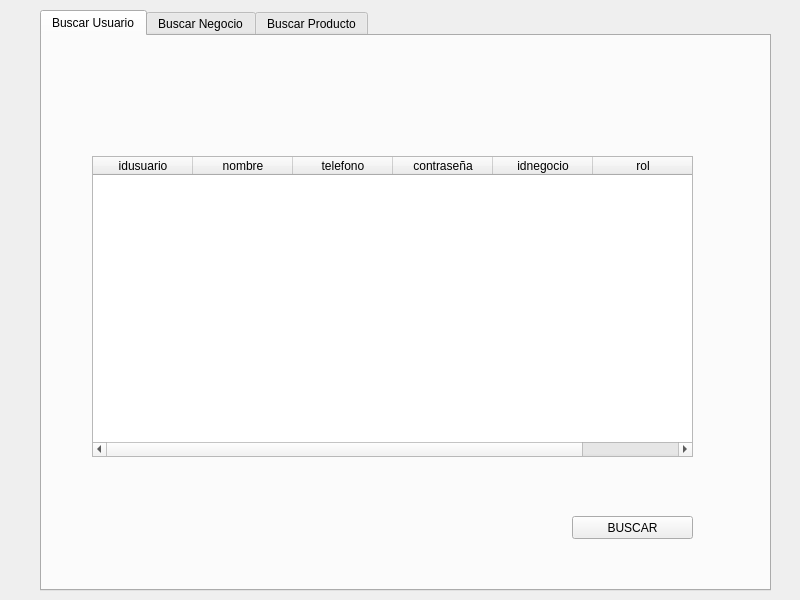
<?xml version="1.0" encoding="UTF-8"?>
<ui version="4.0">
 <class>MainWindow</class>
 <widget class="QMainWindow" name="MainWindow">
  <property name="geometry">
   <rect>
    <x>0</x>
    <y>0</y>
    <width>800</width>
    <height>600</height>
   </rect>
  </property>
  <property name="windowTitle">
   <string>MainWindow</string>
  </property>
  <widget class="QWidget" name="centralwidget">
   <widget class="QTabWidget" name="tabWidget">
    <property name="geometry">
     <rect>
      <x>40</x>
      <y>10</y>
      <width>731</width>
      <height>581</height>
     </rect>
    </property>
    <property name="currentIndex">
     <number>0</number>
    </property>
    <widget class="QWidget" name="tab">
     <attribute name="title">
      <string>Buscar Usuario</string>
     </attribute>
     <widget class="QTableWidget" name="tableUsuario">
      <property name="geometry">
       <rect>
        <x>50</x>
        <y>120</y>
        <width>601</width>
        <height>301</height>
       </rect>
      </property>
      <property name="styleSheet">
       <string notr="true">font: 75 14pt &quot;MS Shell Dlg 2&quot;;</string>
      </property>
      <column>
       <property name="text">
        <string>idusuario</string>
       </property>
      </column>
      <column>
       <property name="text">
        <string>nombre</string>
       </property>
      </column>
      <column>
       <property name="text">
        <string>telefono</string>
       </property>
      </column>
      <column>
       <property name="text">
        <string>contraseña</string>
       </property>
      </column>
      <column>
       <property name="text">
        <string>idnegocio</string>
       </property>
      </column>
      <column>
       <property name="text">
        <string>rol</string>
       </property>
      </column>
     </widget>
     <widget class="QPushButton" name="BotonBuscarUsuario">
      <property name="geometry">
       <rect>
        <x>530</x>
        <y>480</y>
        <width>121</width>
        <height>23</height>
       </rect>
      </property>
      <property name="styleSheet">
       <string notr="true">font: 75 14pt &quot;MS Shell Dlg 2&quot;;</string>
      </property>
      <property name="text">
       <string>BUSCAR</string>
      </property>
     </widget>
    </widget>
    <widget class="QWidget" name="tab_2">
     <attribute name="title">
      <string>Buscar Negocio</string>
     </attribute>
     <widget class="QTableWidget" name="tableNegocio">
      <property name="geometry">
       <rect>
        <x>0</x>
        <y>140</y>
        <width>681</width>
        <height>311</height>
       </rect>
      </property>
      <property name="styleSheet">
       <string notr="true">font: 75 12pt &quot;MS Shell Dlg 2&quot;;</string>
      </property>
      <column>
       <property name="text">
        <string> nombnegocio</string>
       </property>
      </column>
      <column>
       <property name="text">
        <string>idnegocio</string>
       </property>
      </column>
     </widget>
     <widget class="QLabel" name="label">
      <property name="geometry">
       <rect>
        <x>20</x>
        <y>73</y>
        <width>71</width>
        <height>31</height>
       </rect>
      </property>
      <property name="styleSheet">
       <string notr="true">font: 75 14pt &quot;MS Shell Dlg 2&quot;;</string>
      </property>
      <property name="text">
       <string>Codigo</string>
      </property>
     </widget>
     <widget class="QLineEdit" name="textoCodigo">
      <property name="geometry">
       <rect>
        <x>100</x>
        <y>80</y>
        <width>113</width>
        <height>20</height>
       </rect>
      </property>
     </widget>
     <widget class="QPushButton" name="BotonBuscarNegocio">
      <property name="geometry">
       <rect>
        <x>514</x>
        <y>510</y>
        <width>121</width>
        <height>23</height>
       </rect>
      </property>
      <property name="styleSheet">
       <string notr="true">font: 75 14pt &quot;MS Shell Dlg 2&quot;;</string>
      </property>
      <property name="text">
       <string>BUSCAR</string>
      </property>
     </widget>
    </widget>
    <widget class="QWidget" name="tab_3">
     <attribute name="title">
      <string>Buscar Producto</string>
     </attribute>
     <widget class="QTableWidget" name="tableProducto">
      <property name="geometry">
       <rect>
        <x>5</x>
        <y>91</y>
        <width>671</width>
        <height>331</height>
       </rect>
      </property>
      <property name="styleSheet">
       <string notr="true">font: 75 12pt &quot;MS Shell Dlg 2&quot;;</string>
      </property>
      <column>
       <property name="text">
        <string>nomproducto</string>
       </property>
      </column>
      <column>
       <property name="text">
        <string>idproducto</string>
       </property>
      </column>
      <column>
       <property name="text">
        <string>idnegocio</string>
       </property>
      </column>
      <column>
       <property name="text">
        <string>valor</string>
       </property>
      </column>
     </widget>
     <widget class="QPushButton" name="BotonBuscarProducto">
      <property name="geometry">
       <rect>
        <x>520</x>
        <y>480</y>
        <width>121</width>
        <height>23</height>
       </rect>
      </property>
      <property name="styleSheet">
       <string notr="true">font: 75 14pt &quot;MS Shell Dlg 2&quot;;</string>
      </property>
      <property name="text">
       <string>BUSCAR</string>
      </property>
     </widget>
    </widget>
   </widget>
  </widget>
 </widget>
 <resources/>
 <connections/>
</ui>
